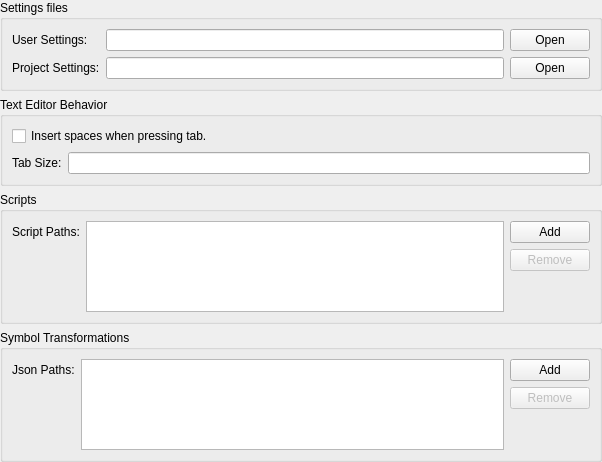
<?xml version="1.0" encoding="UTF-8"?>
<ui version="4.0">
 <class>Gui::SettingsWidget</class>
 <widget class="QWidget" name="Gui::SettingsWidget">
  <property name="geometry">
   <rect>
    <x>0</x>
    <y>0</y>
    <width>602</width>
    <height>462</height>
   </rect>
  </property>
  <layout class="QVBoxLayout" name="verticalLayout">
   <property name="spacing">
    <number>6</number>
   </property>
   <property name="leftMargin">
    <number>0</number>
   </property>
   <property name="topMargin">
    <number>0</number>
   </property>
   <property name="rightMargin">
    <number>0</number>
   </property>
   <property name="bottomMargin">
    <number>0</number>
   </property>
   <item>
    <widget class="QGroupBox" name="groupBox_2">
     <property name="title">
      <string>Settings files</string>
     </property>
     <layout class="QGridLayout" name="gridLayout_2">
      <item row="0" column="0">
       <widget class="QLabel" name="label">
        <property name="text">
         <string>User Settings:</string>
        </property>
       </widget>
      </item>
      <item row="0" column="1">
       <widget class="QLineEdit" name="userPath">
        <property name="readOnly">
         <bool>true</bool>
        </property>
       </widget>
      </item>
      <item row="0" column="2">
       <widget class="QPushButton" name="openUserButton">
        <property name="text">
         <string>Open</string>
        </property>
       </widget>
      </item>
      <item row="1" column="0">
       <widget class="QLabel" name="label_2">
        <property name="text">
         <string>Project Settings:</string>
        </property>
       </widget>
      </item>
      <item row="1" column="1">
       <widget class="QLineEdit" name="projectPath">
        <property name="readOnly">
         <bool>true</bool>
        </property>
       </widget>
      </item>
      <item row="1" column="2">
       <widget class="QPushButton" name="openProjectButton">
        <property name="text">
         <string>Open</string>
        </property>
       </widget>
      </item>
     </layout>
    </widget>
   </item>
   <item>
    <widget class="QGroupBox" name="textEditorGroup">
     <property name="title">
      <string>Text Editor Behavior</string>
     </property>
     <layout class="QFormLayout" name="formLayout_3">
      <item row="1" column="0">
       <widget class="QLabel" name="label_6">
        <property name="text">
         <string>Tab Size:</string>
        </property>
       </widget>
      </item>
      <item row="0" column="0" colspan="2">
       <widget class="QCheckBox" name="insertSpacesCheck">
        <property name="text">
         <string>Insert spaces when pressing tab.</string>
        </property>
       </widget>
      </item>
      <item row="1" column="1">
       <widget class="QLineEdit" name="tabSize"/>
      </item>
     </layout>
    </widget>
   </item>
   <item>
    <widget class="QGroupBox" name="groupBox">
     <property name="title">
      <string>Scripts</string>
     </property>
     <layout class="QGridLayout" name="gridLayout">
      <item row="0" column="0">
       <widget class="QLabel" name="label_3">
        <property name="text">
         <string>Script Paths:</string>
        </property>
       </widget>
      </item>
      <item row="0" column="2">
       <widget class="QPushButton" name="addButton">
        <property name="text">
         <string>Add</string>
        </property>
       </widget>
      </item>
      <item row="1" column="2">
       <widget class="QPushButton" name="removeButton">
        <property name="enabled">
         <bool>false</bool>
        </property>
        <property name="text">
         <string>Remove</string>
        </property>
       </widget>
      </item>
      <item row="2" column="2">
       <spacer name="verticalSpacer">
        <property name="orientation">
         <enum>Qt::Vertical</enum>
        </property>
        <property name="sizeHint" stdset="0">
         <size>
          <width>20</width>
          <height>91</height>
         </size>
        </property>
       </spacer>
      </item>
      <item row="0" column="1" rowspan="3">
       <widget class="QListWidget" name="scriptPathList"/>
      </item>
     </layout>
    </widget>
   </item>
   <item>
    <widget class="QGroupBox" name="groupBox_3">
     <property name="title">
      <string>Symbol Transformations</string>
     </property>
     <layout class="QGridLayout" name="gridLayout_3">
      <item row="0" column="0">
       <widget class="QLabel" name="label_4">
        <property name="text">
         <string>Json Paths:</string>
        </property>
       </widget>
      </item>
      <item row="0" column="1" rowspan="3">
       <widget class="QListWidget" name="jsonPathList"/>
      </item>
      <item row="0" column="2">
       <widget class="QPushButton" name="addJsonButton">
        <property name="text">
         <string>Add</string>
        </property>
       </widget>
      </item>
      <item row="1" column="2">
       <widget class="QPushButton" name="removeJsonButton">
        <property name="enabled">
         <bool>false</bool>
        </property>
        <property name="text">
         <string>Remove</string>
        </property>
       </widget>
      </item>
      <item row="2" column="2">
       <spacer name="verticalSpacer_2">
        <property name="orientation">
         <enum>Qt::Vertical</enum>
        </property>
        <property name="sizeHint" stdset="0">
         <size>
          <width>20</width>
          <height>20</height>
         </size>
        </property>
       </spacer>
      </item>
     </layout>
    </widget>
   </item>
  </layout>
 </widget>
 <tabstops>
  <tabstop>scriptPathList</tabstop>
  <tabstop>addButton</tabstop>
  <tabstop>removeButton</tabstop>
 </tabstops>
 <resources/>
 <connections/>
</ui>
